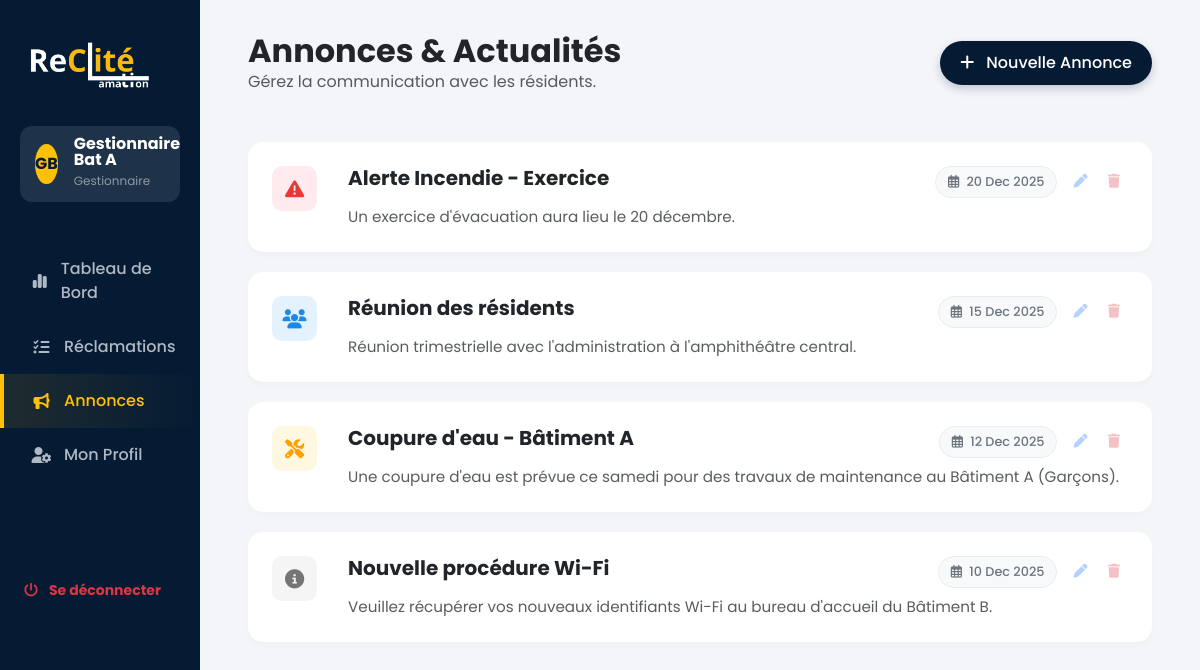
The app's page /gestionnaire/annonces.php (signed in) with its own data.
### tables this page shows
CREATE TABLE `annonces` (
                            `id` int(11) NOT NULL AUTO_INCREMENT,
                            `titre` varchar(255) NOT NULL,
                            `type` enum('maintenance','reunion','info','urgence') DEFAULT 'info',
                            `description` text DEFAULT NULL,
                            `date_evenement` date NOT NULL,
                            `date_creation` datetime DEFAULT current_timestamp(),
                            PRIMARY KEY (`id`)
);

### gestionnaire/annonces.php (the view, shortened to what this page needs)
<?php
require_once '../config/db.php';
$stmt = $pdo->query("SELECT * FROM annonces ORDER BY date_evenement DESC, date_creation DESC");
$annonces = $stmt->fetchAll(PDO::FETCH_ASSOC);
?>
<!DOCTYPE html>
<html lang="fr">
<head>
    <link href="https://cdn.jsdelivr.net/npm/bootstrap@5.3.2/dist/css/bootstrap.min.css" rel="stylesheet">
    <link rel="stylesheet" href="https://cdnjs.cloudflare.com/ajax/libs/font-awesome/6.4.0/css/all.min.css">
</head>
<body>
<div class="container-fluid">
    <div class="row">
        <?php include 'sidebar.php'; ?>
        <div class="col-md-9 col-lg-10 main-content">
            <div class="d-flex justify-content-between align-items-center mb-5">
                <div>
                    <h2 class="fw-bold text-dark m-0">Annonces & Actualités</h2>
                    <p class="text-muted m-0">Gérez la communication avec les résidents.</p>
                </div>
                <button class="btn btn-add" onclick="openModal('create')">
                    <i class="fas fa-plus me-2"></i> Nouvelle Annonce
                </button>
            </div>
            <div class="row">
                <?php if (count($annonces) > 0): ?>
                    <?php foreach ($annonces as $a): ?>
                        <?php
                        $icon = 'fa-info-circle';
                        $styleClass = 'type-info';
                        if ($a['type'] == 'maintenance') { $icon = 'fa-screwdriver-wrench'; $styleClass = 'type-maintenance'; $typeName = 'Maintenance'; }
                        elseif ($a['type'] == 'reunion') { $icon = 'fa-users'; $styleClass = 'type-reunion'; $typeName = 'Réunion / AG'; }
                        elseif ($a['type'] == 'urgence') { $icon = 'fa-triangle-exclamation'; $styleClass = 'type-urgence'; $typeName = 'Urgence'; }
                        ?>
                        <div class="col-12">
                            <div class="annonce-card p-4">
                                <div class="d-flex flex-column flex-md-row gap-3">
                                    <div class="icon-box <?php echo $styleClass; ?> flex-shrink-0">
                                        <i class="fas <?php echo $icon; ?>"></i>
                                    </div>
                                    <div class="flex-grow-1">
                                        <div class="d-flex justify-content-between align-items-start mb-2">
                                            <h5 class="fw-bold text-dark mb-0"><?php echo htmlspecialchars($a['titre']); ?></h5>
                                            <div class="d-flex gap-2 align-items-center">
                                                <div class="date-badge">
                                                    <i class="far fa-calendar-alt me-1"></i>
                                                    <?php echo date('d M Y', strtotime($a['date_evenement'])); ?>
                                                </div>
                                                <div class="actions-btn">
                                                    <button class="btn btn-sm btn-outline-primary border-0"
                                                            onclick='openModal("update", <?php echo htmlspecialchars(json_encode($a), ENT_QUOTES, 'UTF-8'); ?>)'>
                                                        <i class="fas fa-pen"></i>
                                                    </button>
                                                    <a href="?delete=<?php echo $a['id']; ?>"
                                                       class="btn btn-sm btn-outline-danger border-0"
                                                       onclick="return confirm('Supprimer cette annonce ?');">
                                                        <i class="fas fa-trash"></i>
                                                    </a>
                                                </div>
                                            </div>
                                        </div>
                                        <p class="text-muted mb-0" style="font-size: 0.95rem;">
                                            <?php echo nl2br(htmlspecialchars($a['description'])); ?>
                                        </p>
                                    </div>
                                </div>
                            </div>
                        </div>
                    <?php endforeach; ?>
                <?php endif; ?>
            </div>
        </div>
    </div>
</div>
</body>
</html>

### gestionnaire/annonces.php (style rules this page uses)
:root { --sidebar-bg: #051b34; --body-bg: #f3f5f9; --accent-yellow: #ffc107; --text-muted: #6c757d; }
body { font-family: 'Poppins', sans-serif; background-color: var(--body-bg); overflow-x: hidden; }
.main-content { padding: 2rem 3rem; }
.annonce-card { background: white; border-radius: 15px; border: none; box-shadow: 0 4px 6px rgba(0,0,0,0.02); margin-bottom: 20px; transition: transform 0.2s; overflow: hidden; }
.icon-box { width: 45px; height: 45px; border-radius: 10px; display: flex; align-items: center; justify-content: center; font-size: 1.2rem; margin-right: 15px; }
.type-maintenance { background: #fff8e1; color: #ffa000; }
.type-reunion { background: #e3f2fd; color: #1e88e5; }
.type-info { background: #f5f5f5; color: #757575; }
.type-urgence { background: #ffebee; color: #e53935; }
.date-badge { background: #f8f9fa; border: 1px solid #e9ecef; border-radius: 20px; padding: 5px 12px; font-size: 0.8rem; color: #6c757d; font-weight: 500; }
.btn-add { background: var(--sidebar-bg); color: white; padding: 10px 20px; border-radius: 30px; border: none; font-weight: 500; box-shadow: 0 4px 10px rgba(5, 27, 52, 0.2); transition: 0.3s; }
.actions-btn { opacity: 0.3; transition: 0.3s; }

### records on screen
annonces: titre "Alerte Incendie - Exercice", date_evenement "20 Dec 2025", description "Un exercice d'évacuation aura lieu le 20 décembre."
annonces: titre "Réunion des résidents", date_evenement "15 Dec 2025", description "Réunion trimestrielle avec l'administration à l'amphithéâtre central."
annonces: titre "Coupure d'eau - Bâtiment A", date_evenement "12 Dec 2025", description "Une coupure d'eau est prévue ce samedi pour des travaux de maintenance au Bâtiment A (Garçons)."
annonces: titre "Nouvelle procédure Wi-Fi", date_evenement "10 Dec 2025", description "Veuillez récupérer vos nouveaux identifiants Wi-Fi au bureau d'accueil du Bâtiment B."

### other values on screen
$initials "GB"
$sidebar_name "Gestionnaire Bat A"
